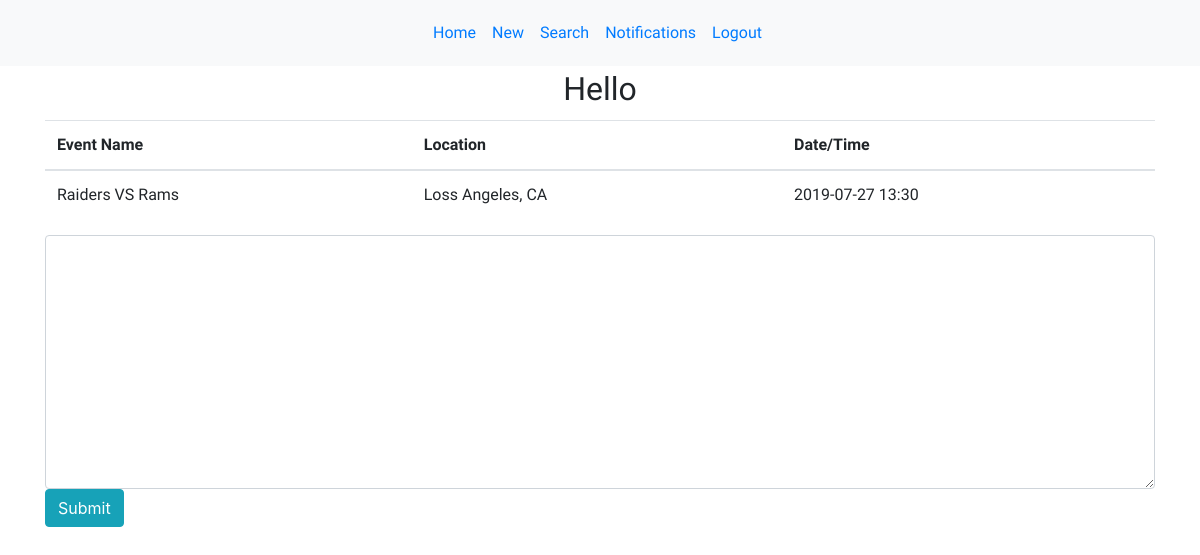
Screenshot of /event/1 with the database file from the repository.
### models.py (models this page shows)
class Event(db.Model):
    __Tablename__ = "events"
    id = db.Column(db.Integer, primary_key=True)
    event_title = db.Column(db.String(100))
    date = db.Column(db.String(8))
    time = db.Column(db.String(12))
    location = db.Column(db.String(100))
    information = db.Column(db.TEXT)
    creator_id = db.Column(db.Integer, db.ForeignKey("user.id"), nullable=False)
    author = db.relationship('User', foreign_keys=[creator_id], backref="user_messages", cascade="all")
    events_that_have_attendees = db.relationship('User', lazy = 'dynamic', secondary = attendees_table)

### controller_functions.py (the view)
def event(id):
    user_events = Event.query.get(id)
    get_messages = Message.query.all()
    print(get_messages)
    return render_template("message_board.html", organize_event = user_events, read_message = get_messages)

### templates/message_board.html (shortened to what this page needs)
<!DOCTYPE html>
<html lang="en">
<head>
    <link rel="stylesheet" href="{{ url_for('static', filename='main.css') }}">
    <link rel="stylesheet" href="https://maxcdn.bootstrapcdn.com/bootstrap/4.3.1/css/bootstrap.min.css">
</head>
<body>
    <nav class="navbar navbar-expand-sm bg-light justify-content-center">
        <ul class="navbar-nav">
            <li class="nav-item">
                <a class="nav-link" href="/homepage">Home</a>
            </li>
            <li class="nav-item">
                <a class="nav-link" href="/new">New</a>
            </li>
            <li class="nav-item">
                <a class="nav-link" href="#">Search</a>
            </li>
            <li class="nav-item">
                <a class="nav-link" href="/notifications">Notifications</a>
            </li>
            <li class="nav-item">
                <a class="nav-link" href="/logout">Logout</a>
            </li>
        </ul>
    </nav>
    <div class="container">
            <h2>Hello {{ session['greetings'] }} </h2>
            <table class="table table-hover">
                    <thead>
                        <tr>
                            <th> Event Name</th>
                            <th>Location</th>
                            <th>Date/Time</th>
                        </tr>
                    </thead>
                    <tbody>
                        <td>{{ organize_event.event_title }} </td>
                        <td>{{ organize_event.location }} </td>
                        <td>{{ organize_event.date }} {{ organize_event.time }} </td>
                    </tbody>
                </table>
        <form action="/create_msg" method="post" id="msg">
            <textarea class="form-control" name="msg" id="message" cols="30" rows="10"></textarea>
            <input type="submit" class="btn btn-info" id="#">
        </form>
    </div>
</body>
</html>

### static/main.css (style rules this page uses)
h1, h4, h2 { font-family: 'Nanum Gothic Coding', monospace; padding: 4px; text-align: center; }
p, th, td, ul { font-family: 'Mali', cursive; padding: 5px; }

### rows the page displays
Event: event_title "Raiders VS Rams", location "Loss Angeles, CA", date "2019-07-27", time "13:30"
